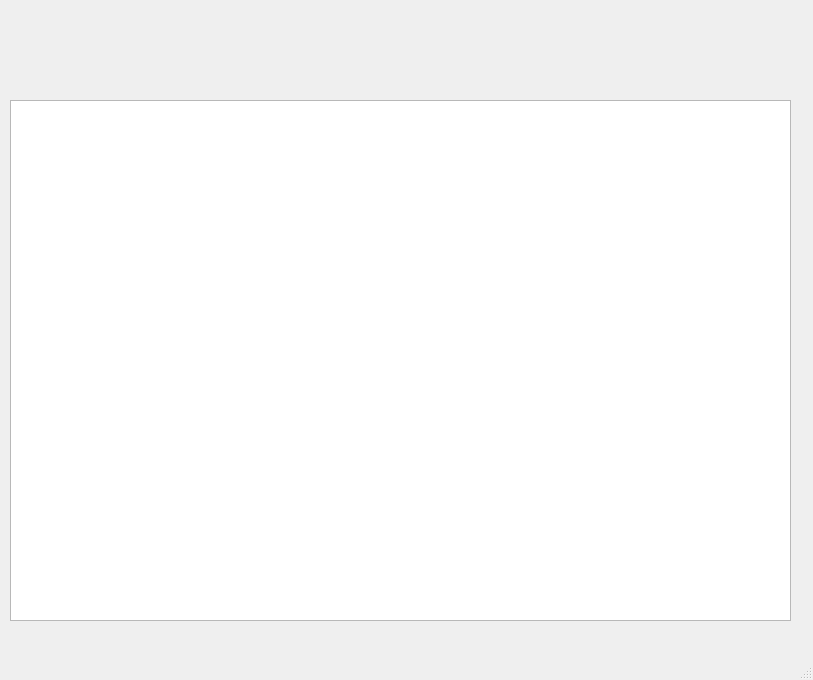
<?xml version="1.0" encoding="UTF-8"?>
<ui version="4.0">
 <class>report</class>
 <widget class="QMainWindow" name="report">
  <property name="geometry">
   <rect>
    <x>0</x>
    <y>0</y>
    <width>813</width>
    <height>680</height>
   </rect>
  </property>
  <property name="windowTitle">
   <string>Full Report</string>
  </property>
  <widget class="QWidget" name="centralwidget">
   <widget class="QTableView" name="tableView">
    <property name="geometry">
     <rect>
      <x>10</x>
      <y>100</y>
      <width>781</width>
      <height>521</height>
     </rect>
    </property>
    <property name="sizeAdjustPolicy">
     <enum>QAbstractScrollArea::AdjustToContents</enum>
    </property>
    <property name="dragEnabled">
     <bool>true</bool>
    </property>
   </widget>
   <widget class="QLabel" name="label">
    <property name="geometry">
     <rect>
      <x>20</x>
      <y>20</y>
      <width>441</width>
      <height>61</height>
     </rect>
    </property>
    <property name="text">
     <string/>
    </property>
   </widget>
  </widget>
  <widget class="QMenuBar" name="menubar">
   <property name="geometry">
    <rect>
     <x>0</x>
     <y>0</y>
     <width>813</width>
     <height>25</height>
    </rect>
   </property>
  </widget>
  <widget class="QStatusBar" name="statusbar"/>
 </widget>
 <resources/>
 <connections/>
</ui>
